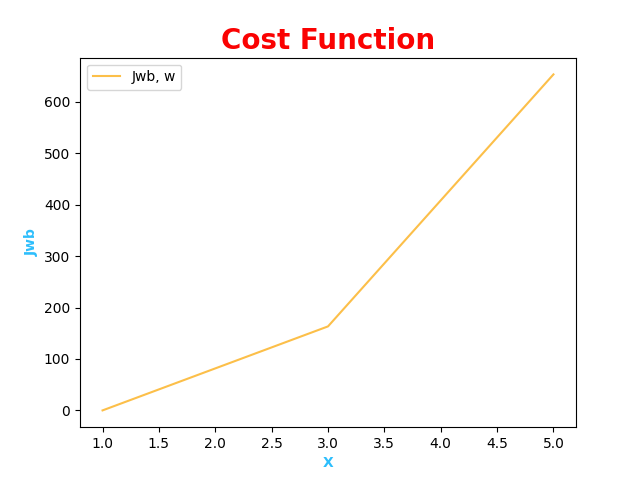

Reproduce this figure in Python.
import matplotlib.pyplot as plt
import numpy as np

#Inputting the data points and parameters
m = int(input("Enter the number of data points: "))
test_times = int(input("How many values of w and b do you want to test(Note that the first value of w and b\nwill be computed as the accurate parameters and the rest as the test parameters)? "))

#Declaring the lists to store the values of w, b, x and y
w = []
b = []
x = []
y = []

#Colours for scatter plot
colors = [
    '#fa0202',  # red
    '#fcbf49',  # warm yellow
    '#90be6d',  # green
    '#eae2b7',  # light cream
    '#43aa8b',  # teal green
    '#4d908e',  # muted teal
    '#577590',  # blue-grey
    '#277da1',  # blue
    '#9d4edd',  # purple
    '#f72585'   # pink
]

#Inputting the values of w, b and x
for i in range(test_times):
    w_in = float(input(f"Enter w[{i}]: ").strip())
    b_in = float(input(f"Enter b[{i}]: ").strip())
    w.append(w_in)
    b.append(b_in)
    
for j in range(m):
        x_in = float(input(f"Enter x[{j}]: ").strip())
        x.append(x_in)

#Computing the values of y for each value of w and b
for k in range(test_times):
    for i in range(len(x)):
        x_in = x[i]
        y_compute = w[k] * x_in + b[k]
        y.append(y_compute)

x = np.array(x)
y = np.array(y)

# print(x, y[:2])

# j_w_b = 
# f"j_w_b[{i}]"

#Splitting the values of y into parts according to the number of test parameters and computing the cost function for each part
parts = np.array_split(y, test_times)
j_w_b = []

#Calculating the cost function for each value of w and b
for i in range(test_times):
    j_w_b.append(sum(((x * w[i] + b[i]) - parts[0]) ** 2)*0.5/m)

for i in range(test_times):
    plt.figure()
    plt.plot(x, parts[i], color=colors[i],
                    label=f"w={w[i]} b={b[i]}")

    
    plt.xlabel("X", fontweight="bold", color="#2dbefc")
    plt.ylabel(f"y for values of w{i} and b{i}", fontweight="bold", color="#2dbefc")
    plt.title(f"ML Model X against y{i}", fontsize=20, fontweight="bold", color="#4248ff")

    plt.legend()
    plt.savefig(f"regress{i}")
    plt.close()

plt.plot(w, j_w_b, color="#fcbf49",
                    label="Jwb, w")

    
plt.xlabel("X", fontweight="bold", color="#2dbefc")
plt.ylabel("Jwb", fontweight="bold", color="#2dbefc")
plt.title("Cost Function", fontsize=20, fontweight="bold", color="#fa0202")

plt.legend()
plt.savefig("cost_function")
plt.close()
